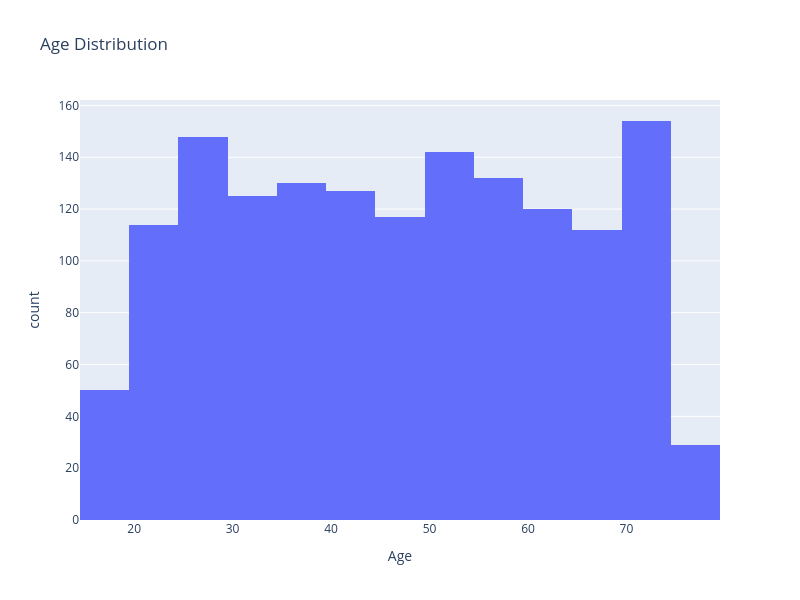

Here is the notebook cell this chart was saved with:
### Code cell
fig = px.histogram(df, x="Age",
                   nbins=20,
                   title="Age Distribution",
                   labels={"Age": "Age"},
                  width=800, height=600)
fig.show()

### Figure 1 — Plotly figure (JSON) as saved in the notebook; plotly's stock layout.template omitted (floating-point values rounded to 4 significant figures; data arrays with more than 128 entries replaced by an {"elided": "..."} marker saying what was removed)
{"data": [{"alignmentgroup": "True", "bingroup": "x", "hovertemplate": "Age=%{x}<br>count=%{y}<extra></extra>", "legendgroup": "", "marker": {"color": "#636efa", "pattern": {"shape": ""}}, "name": "", "nbinsx": 20, "offsetgroup": "", "orientation": "v", "showlegend": false, "type": "histogram", "x": {"elided": "1500 int values"}, "xaxis": "x", "yaxis": "y"}], "layout": {"barmode": "relative", "height": 600, "legend": {"tracegroupgap": 0}, "title": {"text": "Age Distribution"}, "width": 800, "xaxis": {"anchor": "y", "autorange": true, "domain": [0, 1], "range": [14.5, 79.5], "title": {"text": "Age"}, "type": "linear"}, "yaxis": {"anchor": "x", "autorange": true, "domain": [0, 1], "range": [0, 162.1], "title": {"text": "count"}}}}
